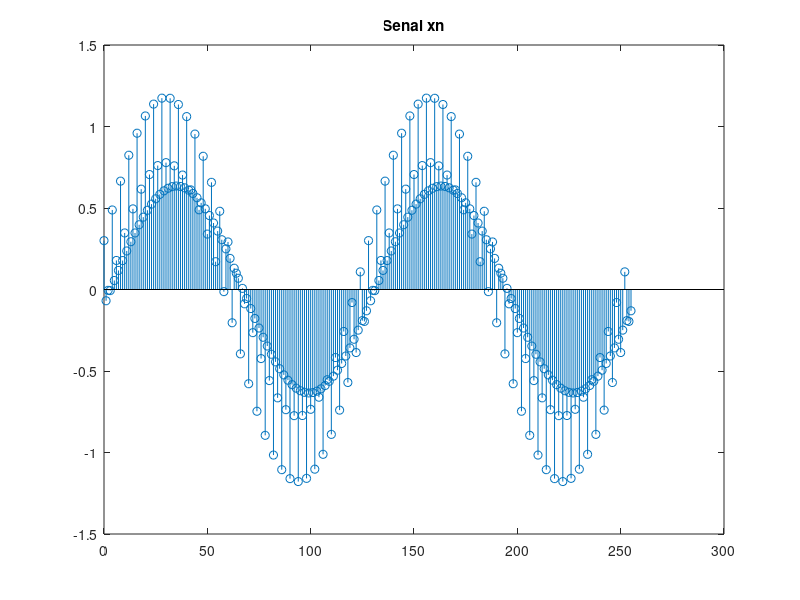
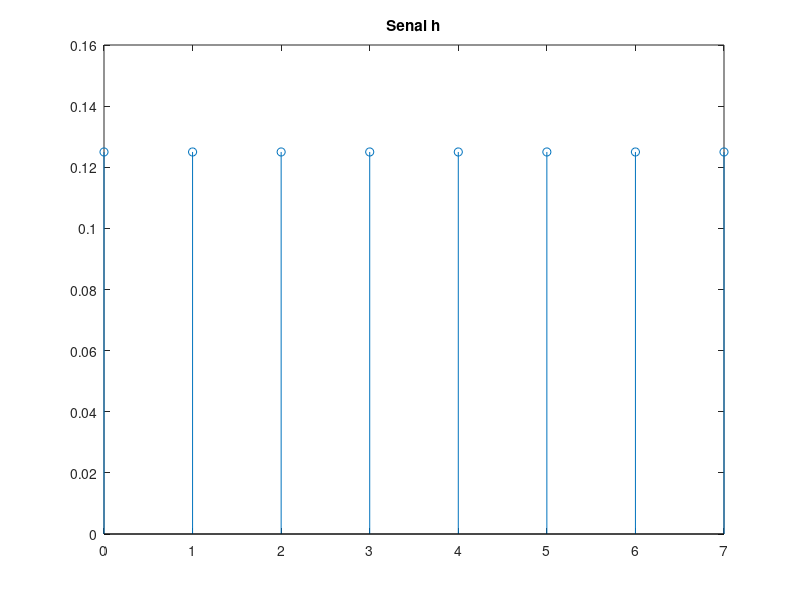
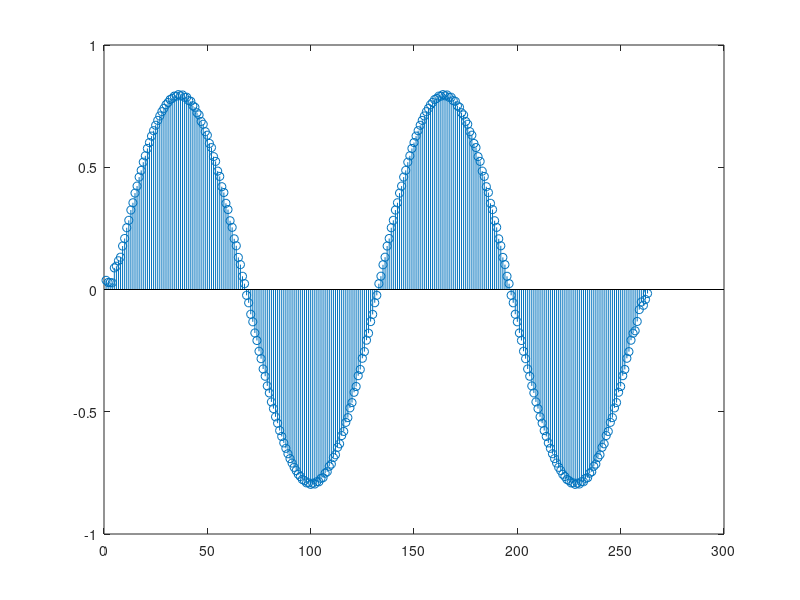
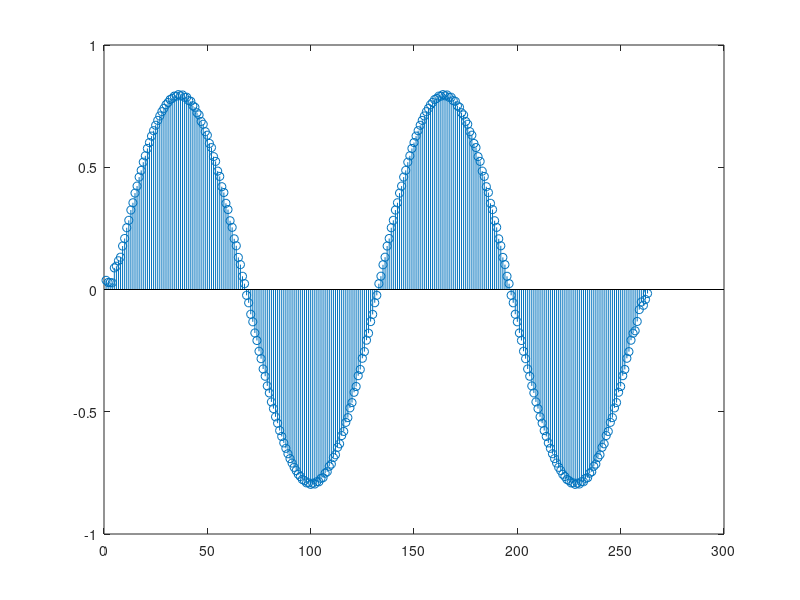

The MATLAB script that drew these images, in order:
close all
clear
clc
n=0:255;
x=0.8*sin(2*pi.*n/128)+0.2*cos(2*pi*32.*n/128)+0.2*cos(2*pi*63.*n/128+pi/3);

M=8;

for i=0:M-1
    if 0<=i && i<M
        h(i+1)=1/M;
    else
        h(i+1)=0;
    end
end


stem(n,x)
title('Senal xn')
figure
stem(n(1:M),h)
title('Senal h')

%Calculo usando la convulucion
L=length(x);
M=length(h);
tamY=M+L-1;
% hnew=zeros(L,1)';
% for k=0:tamY
%  hnew
%  =h(r+1);
% y(k+1)=sum(x.*)
% 
% end
y=conv(x,h);
figure
stem(y)
%Calculo usando la DFT
x=[x zeros(1,tamY-L)];
X=fft(x);
h=[h zeros(1,tamY-M)];
H=fft(h);
Y=X.*H;
yf=ifft(Y);
figure   
stem(yf)

r=y-yf;   

